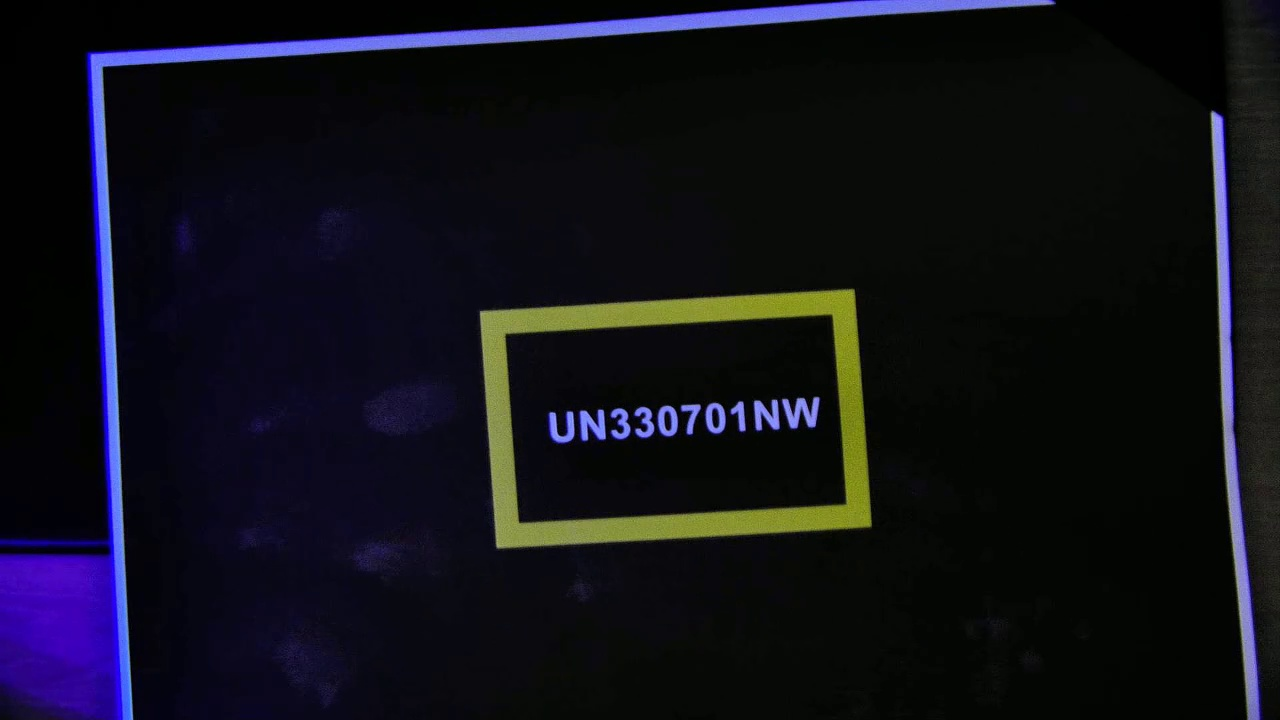
#> input picture reference.jpg, 1280 x 720 px
$ python -i main_vedio_Homography_EasyOCR.py   (imports and definitions only)
#> lines starting #> are read from the running program, lines starting #| are printed output that depends on the picture; after the words box and inside, x2 and y2 are one past the last pixel; in counts of white or black regions, pixels touching at a corner belong together
#> further down, picture is the input picture: shape (720, 1280, 3); mean B, G, R 24.4, 16.1, 16.1
import cv2
import numpy as np
import easyocr
import time


# [39 lines left out: functions order_points, four_point_transform, not called in this run]

def rotate_image_90_clockwise(image):
    """順時針旋轉90度"""
    return cv2.rotate(image, cv2.ROTATE_90_CLOCKWISE)

# [25 lines left out: functions rotate_coordinates_to_rotated_view, adjust_ocr_coordinates_for_rotation, not called in this run]

def preprocess_for_ocr(image):
    """
    OCR 前處理：
    1. 灰階化
    2. 自適應二值化
    3. 形態學操作去噪
    4. 對比度增強 (CLAHE)
    5. 放大圖片
    6. 膨脹
    """
    gray = cv2.cvtColor(image, cv2.COLOR_BGR2GRAY)
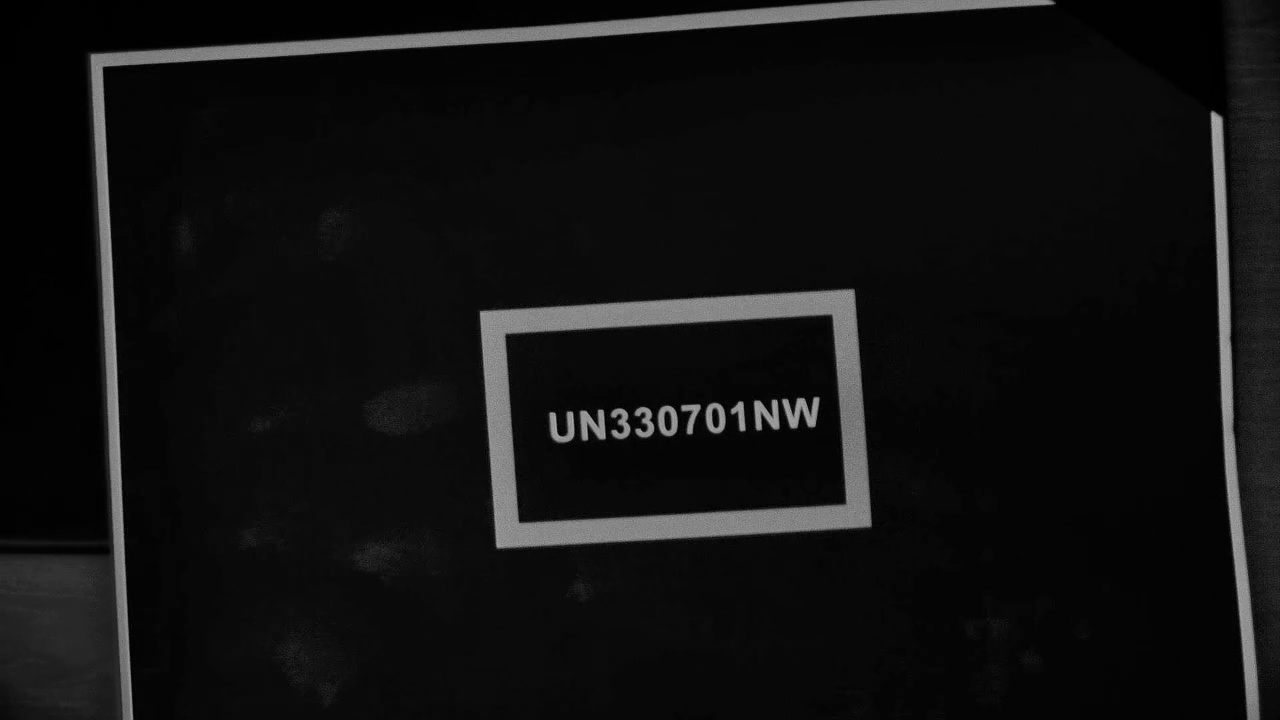
#> gray: shape (720, 1280); min 0, max 171, mean 17

    # 對比度增強
    clahe = cv2.createCLAHE(clipLimit=3.0, tileGridSize=(8,8))
    enhanced = clahe.apply(gray)
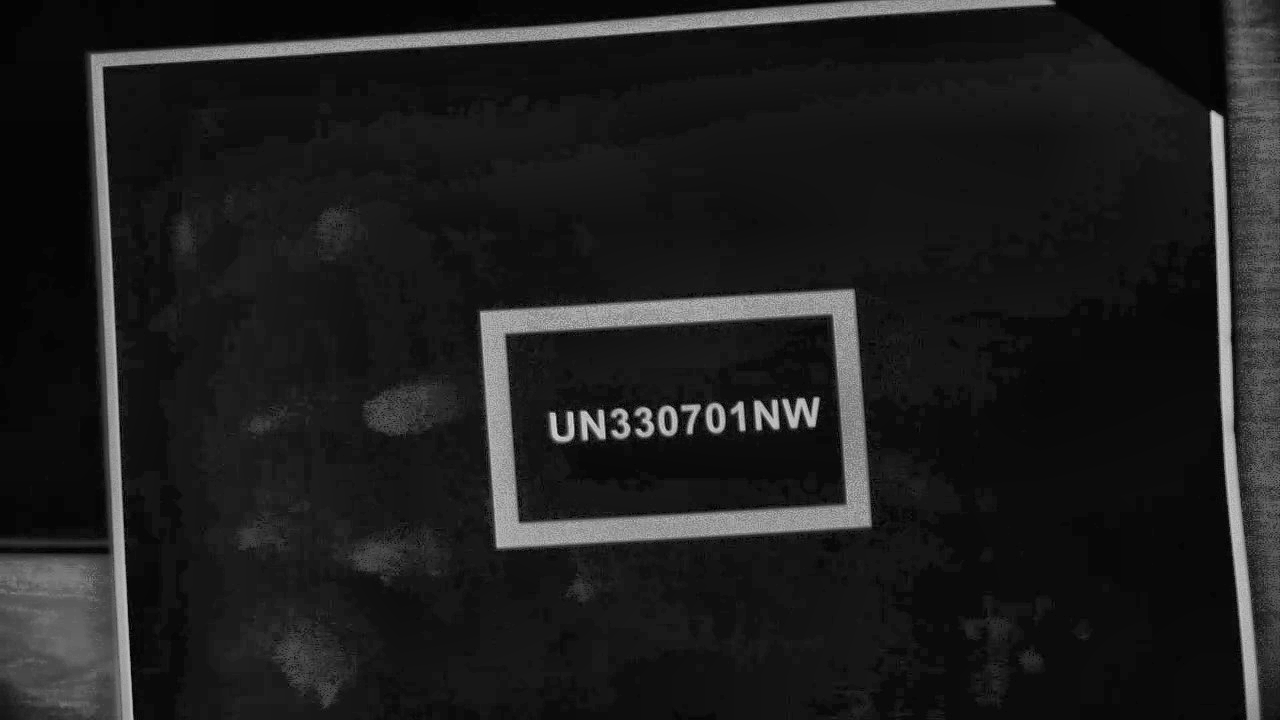
#> enhanced: shape (720, 1280); min 1, max 208, mean 30.1

    # 二值化
    thresh = cv2.adaptiveThreshold(
        enhanced, 255,
        cv2.ADAPTIVE_THRESH_MEAN_C,
        cv2.THRESH_BINARY, 25, 15
    )
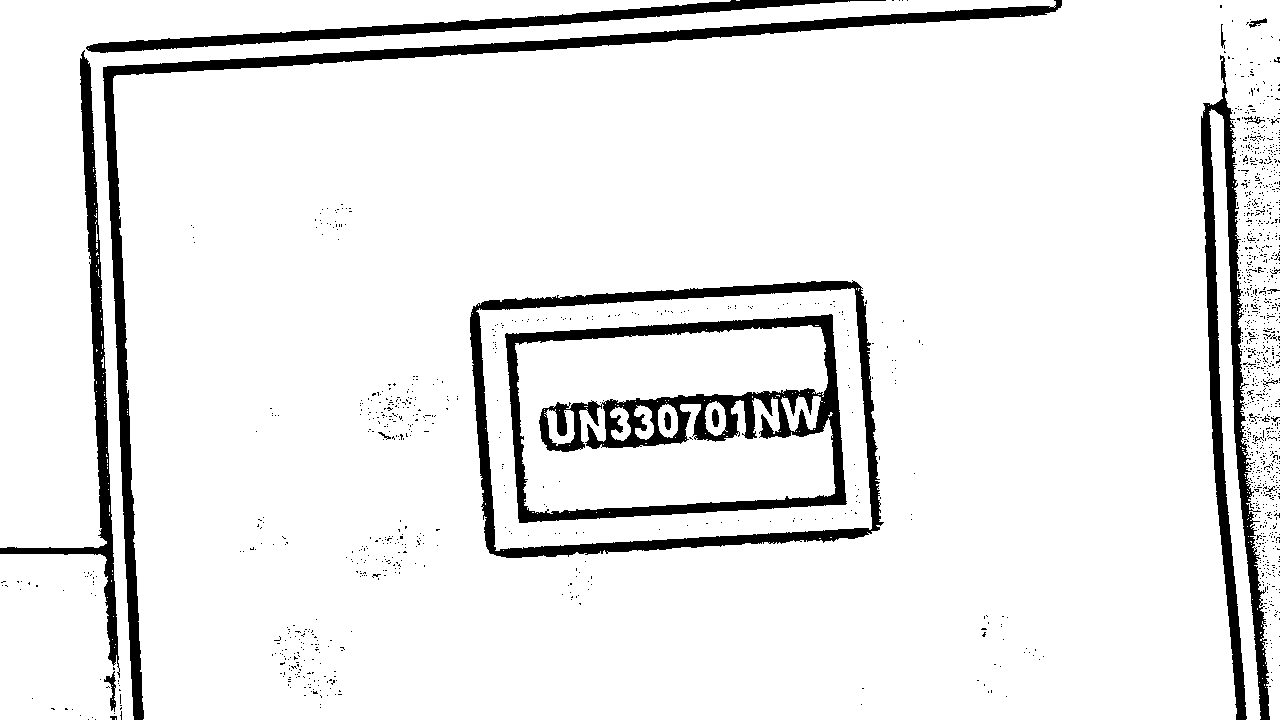
#> thresh: shape (720, 1280); 91.9% white; 1456 black regions (1435 under 20 px), largest, box (x1, y1, x2, y2) and area: (505, 314, 847, 523) 17005, (103, 0, 1062, 720) 15693, (1201, 55, 1270, 720) 12017

    # 形態學處理去噪
    kernel = cv2.getStructuringElement(cv2.MORPH_RECT, (2,2))
    morph = cv2.morphologyEx(thresh, cv2.MORPH_CLOSE, kernel)
#> morph: shape (720, 1280); 92.4% white; 112 black regions (95 under 20 px), largest, box (x1, y1, x2, y2) and area: (104, 0, 1063, 720) 15656, (1202, 86, 1271, 720) 11511, (471, 282, 884, 559) 11471
    # 先侵蝕，將白色小圓點移除
    erode = cv2.erode(morph, kernel, iterations=2)
#> erode: shape (720, 1280); 90.3% white; 81 black regions (38 under 20 px), largest, box (x1, y1, x2, y2) and area: (506, 315, 849, 526) 21515, (104, 0, 1065, 720) 19133, (1202, 57, 1273, 720) 14915
    # 膨脹
    dilated = cv2.dilate(erode, kernel, iterations=2)
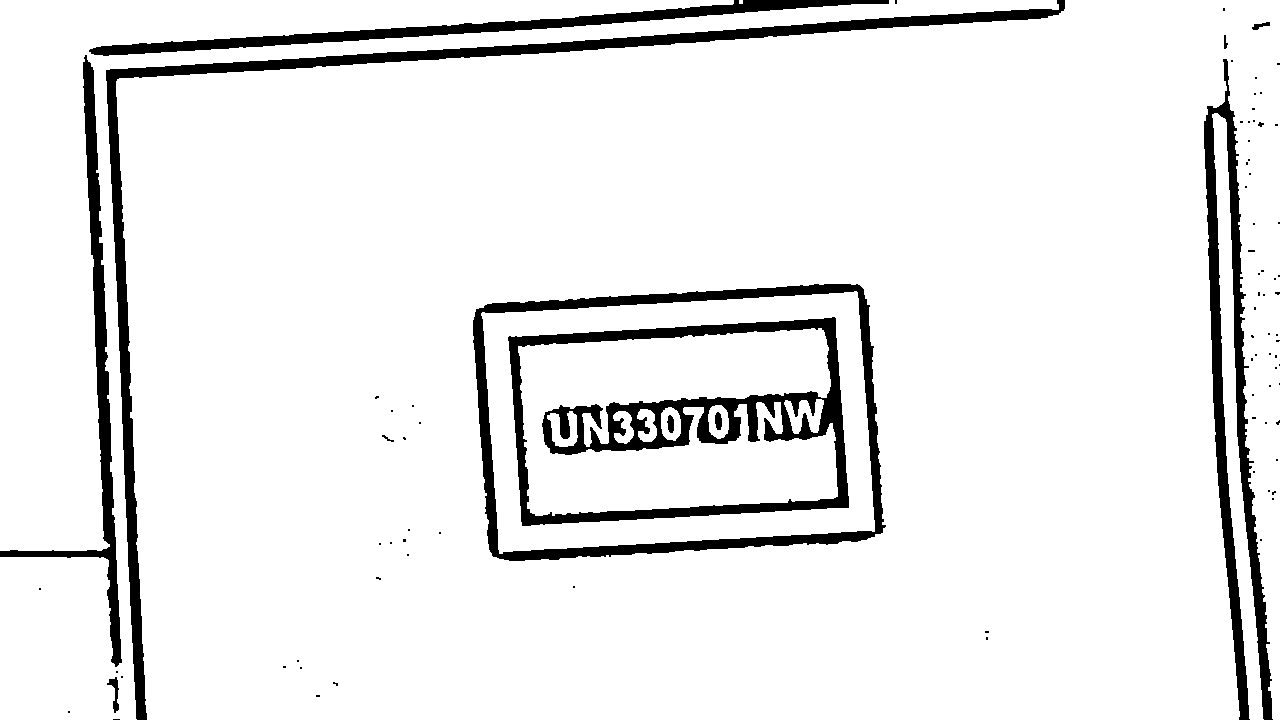
#> dilated: shape (720, 1280); 92.2% white; 88 black regions (76 under 20 px), largest, box (x1, y1, x2, y2) and area: (508, 317, 849, 526) 17017, (106, 0, 1065, 720) 15683, (1204, 59, 1273, 720) 11861

    return dilated

# 初始化 OCR
# [1 line that did not run here, left out]

# --- Step 1: 影片處理 ---
# [4 lines not run here, left out]

#第幾偵
frame_count = 0
start_time = time.time()

# [83 lines not run here, left out]

>>> import cv2
>>> picture = cv2.imread('../reference.jpg')
>>> result = preprocess_for_ocr(picture)
